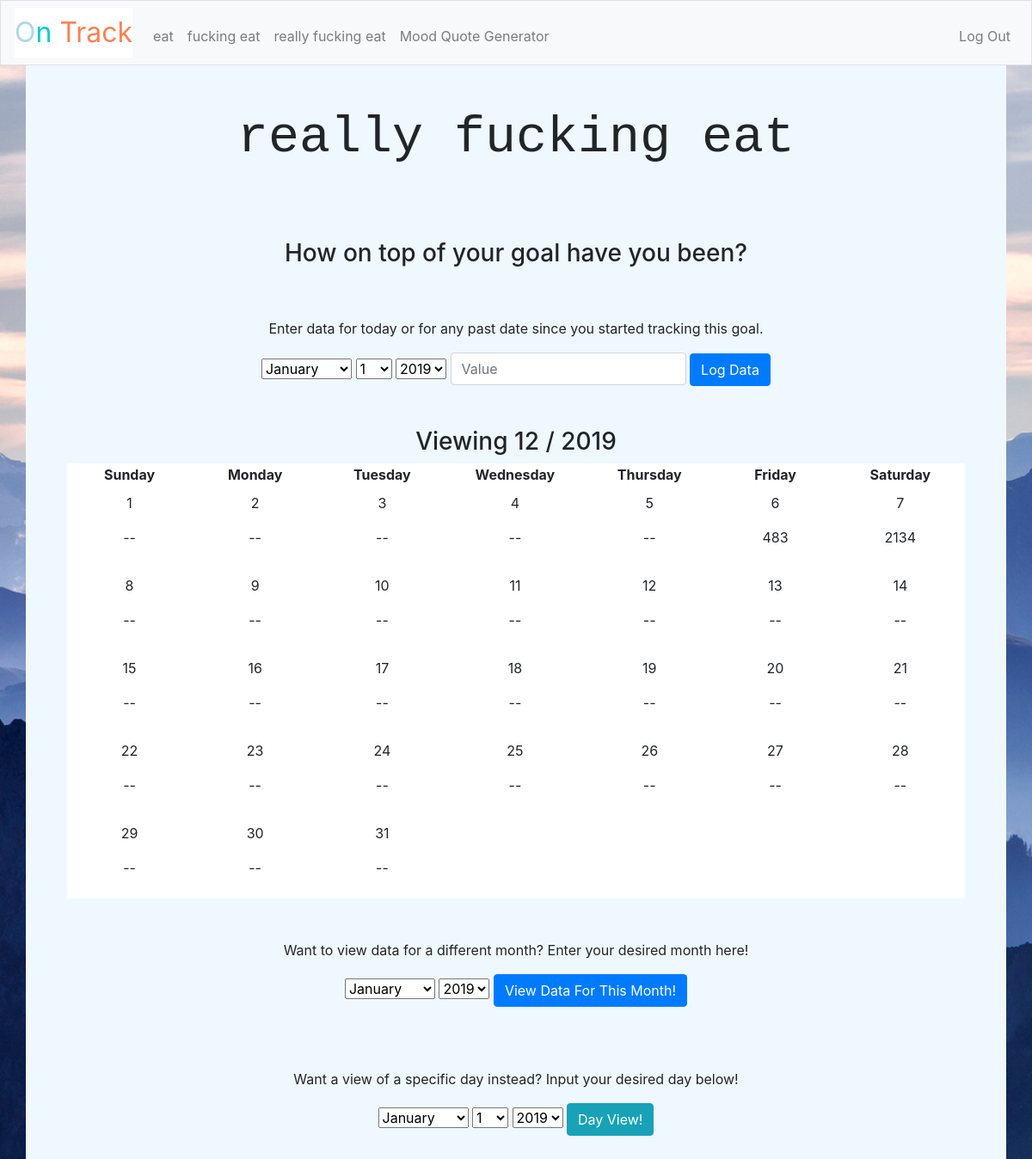
Page /goal_display/3/2019/12 (signed in) on the committed database.
### tables this page shows
CREATE TABLE 'users' ('id' INTEGER PRIMARY KEY AUTOINCREMENT NOT NULL, 'username' TEXT NOT NULL, 'password' TEXT NOT NULL, 'goal_1_name' TEXT DEFAULT NULL, 'goal_1_type' TEXT DEFAULT NULL, 'goal_1_year' INTEGER, 'goal_1_month' INTEGER, 'goal_1_day' INTEGER, 'goal_2_name' TEXT DEFAULT NULL, 'goal_2_type' TEXT DEFAULT NULL, 'goal_2_year' INTEGER, 'goal_2_month' INTEGER, 'goal_2_day' INTEGER, 'goal_3_name' TEXT DEFAULT NULL, 'goal_3_type' TEXT DEFAULT NULL, 'goal_3_year' INTEGER, 'goal_3_month' INTEGER, 'goal_3_day' INTEGER);

CREATE TABLE 'numeric_goals' ('user' TEXT NOT NULL, 'goal_name' TEXT NOT NULL, 'year' INTEGER DEFAULT NULL, 'month' INTEGER DEFAULT NULL, 'day' INTEGER DEFAULT NULL, 'amount' INTEGER DEFAULT NULL, FOREIGN KEY('user') REFERENCES users('username'));

### application.py (the view)
@app.route("/goal_display/<number>/<year>/<month>", methods = ["GET", "POST"])
@login_required
def goal_display(number, year = (datetime.now() - timedelta(hours=5)).year, month = (datetime.now() - timedelta(hours=5)).month):
    if request.method == "POST":
        year = request.form.get("desired_year")
        month = request.form.get("desired_month")
    number = int(number)
    if type(year) == list:
        year = int(year[0])
    else:
        year = int(year)
    month = int(month)
    goal_info = db.execute("SELECT * FROM users WHERE username = :u", u=session['user_id'][0])[0]
    goal_name = goal_info["goal_"+str(number)+"_name"]
    goal_type = goal_info["goal_"+str(number)+"_type"]
    started = int(goal_info["goal_"+str(number)+"_year"])
    weekday_num, num_days = calendar.monthrange(year, month)  # zero is monday
    num_weeks = 5
    if weekday_num == 6 and num_days == 28:
        num_weeks = 4
    elif num_days == 31 and (weekday_num == 4 or weekday_num == 5):        # first day is fri/sat, 31 day month
        num_weeks = 6
    elif num_days == 30 and weekday_num == 5:        # first day is fri/sat, 31 day month
        num_weeks = 6
    if weekday_num == 6: #if it's Sunday, start populating from Sunday
        n = 0
    else:
        n = weekday_num + 1
    front_pad = [" " for i in range(n)]
    back_pad = [" " for i in range(num_weeks*7 - len(front_pad) - num_days)]
    dates = front_pad + [i for i in range(1, 1+num_days)] + back_pad
    data = []
    if goal_type == "binary":
        for i in range(len(dates)):
            if dates[i] == " ":
                data.append(2)
            else:
                var = db.execute("SELECT * FROM binary_goals WHERE user=:username AND goal_name=:goal_name AND year=:year AND month=:month AND day=:day",
                username=session['user_id'][0], goal_name=goal_name, year=year, month=month, day=dates[i])
                if len(var) == 0:
                    data.append(2)
                else:
                    comp = int(var[0]['completed'])
                    data.append(comp)
    else:
        for i in range(len(dates)):
            if dates[i] == " ":
                data.append(" ")
            else:
                var = db.execute("SELECT * FROM numeric_goals WHERE user=:username AND goal_name=:goal_name AND year=:year AND month=:month AND day=:day",
                username=session['user_id'][0], goal_name=goal_name, year=year, month=month, day=dates[i])
                if len(var) == 0:
                    data.append("--")
                else:
                    comp = int(var[0]['amount'])
                    data.append(comp)
    if goal_type == "binary":
        years = [i for i in range(started, year+1)]
        return render_template("binary_month.html", month=month, year=year, name = goal_name, data = data, dates = dates, num_weeks = num_weeks, goal_names = session["user_id"][1:], number = number, years = years)
    years = [i for i in range(started, year+1)]
    return render_template("numeric_month.html", month=month, year=year, years = years, name = goal_name, data = data, dates = dates, num_weeks = num_weeks, goal_names = session["user_id"][1:], number = number)

### application.py (called while the page is built)
@app.after_request
def after_request(response):
    response.headers["Cache-Control"] = "no-cache, no-store, must-revalidate"
    response.headers["Expires"] = 0
    response.headers["Pragma"] = "no-cache"
    return response

### helpers.py (called while the page is built)
def login_required(f):
    @wraps(f)
    def decorated_function(*args, **kwargs):
        if session.get("user_id") is None:
            return redirect("/login")
        return f(*args, **kwargs)
    return decorated_function

### templates/numeric_month.html (shortened to what this page needs)
{% extends "layout.html" %}
{% block main %}
    <h2>{{ name }}</h2><br>
    <div class = "padding">
    <h3>How on top of your goal have you been?</h3>
    </div>
    <form action="/enter_numeric_data/{{ number }}/{{ year }}/{{ month }}" method="post">
        <p>Enter data for today or for any past date since you started tracking this goal.</p>
        <select name="desired_month">
                    <option value= "1">January</option>
            </select>
                    <select name="desired_day">
                      <option>1</option>
            </select>
            <select name="desired_year">
                    {% for i in years %}
                    <option value="{{ i }}">{{ i }}</option>
                    {% endfor %}
            </select>
             <input autocomplete="off" autofocus class="form-control" name="numeric_tracker" placeholder="Value" type="number" min="0">
			  <button class="btn btn-primary" type="submit">Log Data</button>
    </form>
<body>
  <br>
  <br>
<h3>Viewing {{month}} / {{year}}</h3>
{% if num_weeks == 4 %}
    <table style="width:100%">
  <tr>
    <th>Sunday</th>
    <th>Monday</th>
    <th>Tuesday</th>
    <th>Wednesday</th>
    <th>Thursday</th>
    <th>Friday</th>
    <th>Saturday</th>
  </tr>
  <tr>
    <td><p>{{ dates[0] }}</p><p>{{ data[0] }}</p></td>
    <td><p>{{ dates[1] }}</p><p>{{ data[1] }}</p></td>
    <td><p>{{ dates[2] }}</p><p>{{ data[2] }}</p></td>
    <td><p>{{ dates[3] }}</p><p>{{ data[3] }}</p></td>
    <td><p>{{ dates[4] }}</p><p>{{ data[4] }}</p></td>
    <td><p>{{ dates[5] }}</p><p>{{ data[5] }}</p></td>
    <td><p>{{ dates[6] }}</p><p>{{ data[6] }}</p></td>
  </tr>
  <tr>
    <td><p>{{ dates[7] }}</p><p>{{ data[7] }}</p></td>
    <td><p>{{ dates[8] }}</p><p>{{ data[8] }}</p></td>
    <td><p>{{ dates[9] }}</p><p>{{ data[9] }}</p></td>
    <td><p>{{ dates[10] }}</p><p>{{ data[10] }}</p></td>
    <td><p>{{ dates[11] }}</p><p>{{ data[11] }}</p></td>
    <td><p>{{ dates[12] }}</p><p>{{ data[12] }}</p></td>
    <td><p>{{ dates[13] }}</p><p>{{ data[13] }}</p></td>
  </tr>
    <td><p>{{ dates[14] }}</p><p>{{ data[14] }}</p></td>
    <td><p>{{ dates[15] }}</p><p>{{ data[15] }}</p></td>
    <td><p>{{ dates[16] }}</p><p>{{ data[16] }}</p></td>
    <td><p>{{ dates[17] }}</p><p>{{ data[17] }}</p></td>
    <td><p>{{ dates[18] }}</p><p>{{ data[18] }}</p></td>
    <td><p>{{ dates[19] }}</p><p>{{ data[19] }}</p></td>
    <td><p>{{ dates[20] }}</p><p>{{ data[20] }}</p></td>
  <tr>
    <td><p>{{ dates[21] }}</p><p>{{ data[21] }}</p></td>
    <td><p>{{ dates[22] }}</p><p>{{ data[22] }}</p></td>
    <td><p>{{ dates[23] }}</p><p>{{ data[23] }}</p></td>
    <td><p>{{ dates[24] }}</p><p>{{ data[24] }}</p></td>
    <td><p>{{ dates[25] }}</p><p>{{ data[25] }}</p></td>
    <td><p>{{ dates[26] }}</p><p>{{ data[26] }}</p></td>
    <td><p>{{ dates[27] }}</p><p>{{ data[27] }}</p></td>
  </tr>
</table>
{% elif num_weeks ==5 %}
<table style="width:100%">
  <tr>
    <th>Sunday</th>
    <th>Monday</th>
    <th>Tuesday</th>
    <th>Wednesday</th>
    <th>Thursday</th>
    <th>Friday</th>
    <th>Saturday</th>
  </tr>
  <tr>
    <td><p>{{ dates[0] }}</p><p>{{ data[0] }}</p></td>
    <td><p>{{ dates[1] }}</p><p>{{ data[1] }}</p></td>
    <td><p>{{ dates[2] }}</p><p>{{ data[2] }}</p></td>
    <td><p>{{ dates[3] }}</p><p>{{ data[3] }}</p></td>
    <td><p>{{ dates[4] }}</p><p>{{ data[4] }}</p></td>
    <td><p>{{ dates[5] }}</p><p>{{ data[5] }}</p></td>
    <td><p>{{ dates[6] }}</p><p>{{ data[6] }}</p></td>
  </tr>
  <tr>
    <td><p>{{ dates[7] }}</p><p>{{ data[7] }}</p></td>
    <td><p>{{ dates[8] }}</p><p>{{ data[8] }}</p></td>
    <td><p>{{ dates[9] }}</p><p>{{ data[9] }}</p></td>
    <td><p>{{ dates[10] }}</p><p>{{ data[10] }}</p></td>
    <td><p>{{ dates[11] }}</p><p>{{ data[11] }}</p></td>
    <td><p>{{ dates[12] }}</p><p>{{ data[12] }}</p></td>
    <td><p>{{ dates[13] }}</p><p>{{ data[13] }}</p></td>
  </tr>
    <td><p>{{ dates[14] }}</p><p>{{ data[14] }}</p></td>
    <td><p>{{ dates[15] }}</p><p>{{ data[15] }}</p></td>
    <td><p>{{ dates[16] }}</p><p>{{ data[16] }}</p></td>
    <td><p>{{ dates[17] }}</p><p>{{ data[17] }}</p></td>
    <td><p>{{ dates[18] }}</p><p>{{ data[18] }}</p></td>
    <td><p>{{ dates[19] }}</p><p>{{ data[19] }}</p></td>
    <td><p>{{ dates[20] }}</p><p>{{ data[20] }}</p></td>
  <tr>
    <td><p>{{ dates[21] }}</p><p>{{ data[21] }}</p></td>
    <td><p>{{ dates[22] }}</p><p>{{ data[22] }}</p></td>
    <td><p>{{ dates[23] }}</p><p>{{ data[23] }}</p></td>
    <td><p>{{ dates[24] }}</p><p>{{ data[24] }}</p></td>
    <td><p>{{ dates[25] }}</p><p>{{ data[25] }}</p></td>
    <td><p>{{ dates[26] }}</p><p>{{ data[26] }}</p></td>
    <td><p>{{ dates[27] }}</p><p>{{ data[27] }}</p></td>
  </tr>
  <tr>
    <td><p>{{ dates[28] }}</p><p>{{ data[28] }}</p></td>
    <td><p>{{ dates[29] }}</p><p>{{ data[29] }}</p></td>
    <td><p>{{ dates[30] }}</p><p>{{ data[30] }}</p></td>
    <td><p>{{ dates[31] }}</p><p>{{ data[31] }}</p></td>
    <td><p>{{ dates[32] }}</p><p>{{ data[32] }}</p></td>
    <td><p>{{ dates[33] }}</p><p>{{ data[33] }}</p></td>
    <td><p>{{ dates[34] }}</p><p>{{ data[34] }}</p></td>
  </tr>
</table>
{% endif %}
<br>
<br>
<form action="/goal_display/{{ number }}/{{ year }}/{{ month }}" method="post">
        <p>Want to view data for a different month? Enter your desired month here!</p>
        <select name="desired_month">
                    <option value= "1">January</option>
          </select>
            <select name="desired_year">
                    {% for i in years %}
                      <option value="{{ i }}">{{ i }}</option>
                    {% endfor %}
            </select>
			  <button class="btn btn-primary" type="submit">View Data For This Month!</button>
    </form>
  <br>
  <br>
  <br>
    <p>Want a view of a specific day instead? Input your desired day below!</p>
    <form action="/goal_display_day/{{ number }}" method="post">
        <select name="desired_month">
                    <option value= "1">January</option>
            </select>
            <select name="desired_day">
                    <option>1</option>
            </select>
            <select name="desired_year">
                    {% for i in years %}
                      <option value="{{ i }}">{{ i }}</option>
                    {% endfor %}
            </select>
          <button class="btn btn-info" type="submit">Day View!</button>
    </form>
</body>
</html>
{% endblock %}

### templates/layout.html (shortened to what this page needs)
<!DOCTYPE html>
<html lang="en">
    <head>
        <link href="https://maxcdn.bootstrapcdn.com/bootstrap/4.1.3/css/bootstrap.min.css" rel="stylesheet">
        <link href="/static/styles.css" rel="stylesheet">
    </head>
    <body>
        <nav class="navbar navbar-expand-md navbar-light bg-light border">
            <a class="navbar-brand" href="/"><span class="yellow">O</span><span class="green">n</span> <span class="red">Track</span></a>
            <div class="collapse navbar-collapse" id="navbar">
                {% if session.user_id %}
                    {% if goal_names[0] == "" or goal_names[0] == "None"  %}
                    <ul class="navbar-nav mr-auto mt-2">
                        <li class="nav-item"><a class="nav-link" href="/set_goals">Set Goals</a></li>
                    </ul>
                    {% else %}
                    <ul class="navbar-nav mr-auto mt-2">
                        <li class="nav-item"><a class="nav-link" href="/goal_display/1/{{ year }}/{{ month }}">{{ goal_names[0] }}</a></li>
                        <li class="nav-item"><a class="nav-link" href="/goal_display/2/{{ year }}/{{ month }}">{{ goal_names[1] }}</a></li>
                        <li class="nav-item"><a class="nav-link" href="/goal_display/3/{{ year }}/{{ month }}">{{ goal_names[2] }}</a></li>
                        <li class="nav-item"><a class="nav-link" href="/quotes">Mood Quote Generator</a></li>
                    </ul>
                    {% endif %}
                    <ul class="navbar-nav ml-auto mt-2">
                        <li class="nav-item"><a class="nav-link" href="/logout">Log Out</a></li>
                    </ul>
                {% else %}
                    <ul class="navbar-nav ml-auto mt-2">
                        <li class="nav-item"><a class="nav-link" href="/register">Register</a></li>
                        <li class="nav-item"><a class="nav-link" href="/login">Log In</a></li>
                    </ul>
                {% endif %}
            </div>
        </nav>
        <main class="container p-5">
            {% block main %}{% endblock %}
    </body>
</html>

### static/styles.css (style rules this page uses)
nav .navbar-brand { font-size: xx-large; background-color:white; }
nav .navbar-brand .red { color: #FF7F50; }
nav .navbar-brand .yellow { color: #ADD8E6; }
nav .navbar-brand .green { color: #00CED1; }
nav { background-color: black; }
main .form-control { display: inline-block; width: auto; }
main { overflow-x: auto; text-align: center; background-color:#F0F8FF; }
body { background-image: url('../static/mountain.jpg'); background-size: cover; }
table { width: 100%; background-color: white; }
td { column-width: 200px; padding: 8px; }
h2 { font-family: monospace; font-size: 60px; }
.padding { padding: 50px; }

### rows in the picture
users: goal_1_name "eat", goal_2_name "fucking eat", goal_3_name "really fucking eat"
numeric_goals: amount "483"
numeric_goals: amount "2134"

### other values in the picture
{{ goal_names[2] }} "really fucking eat"
{{ month }} "12"
{{ year }} "2019"
{{ dates[0] }} "1"
{{ data[0] }} "--"
{{ dates[1] }} "2"
{{ data[1] }} "--"
{{ dates[2] }} "3"
{{ data[2] }} "--"
{{ dates[3] }} "4"
{{ data[3] }} "--"
{{ dates[4] }} "5"
{{ data[4] }} "--"
{{ dates[5] }} "6"
{{ dates[6] }} "7"
